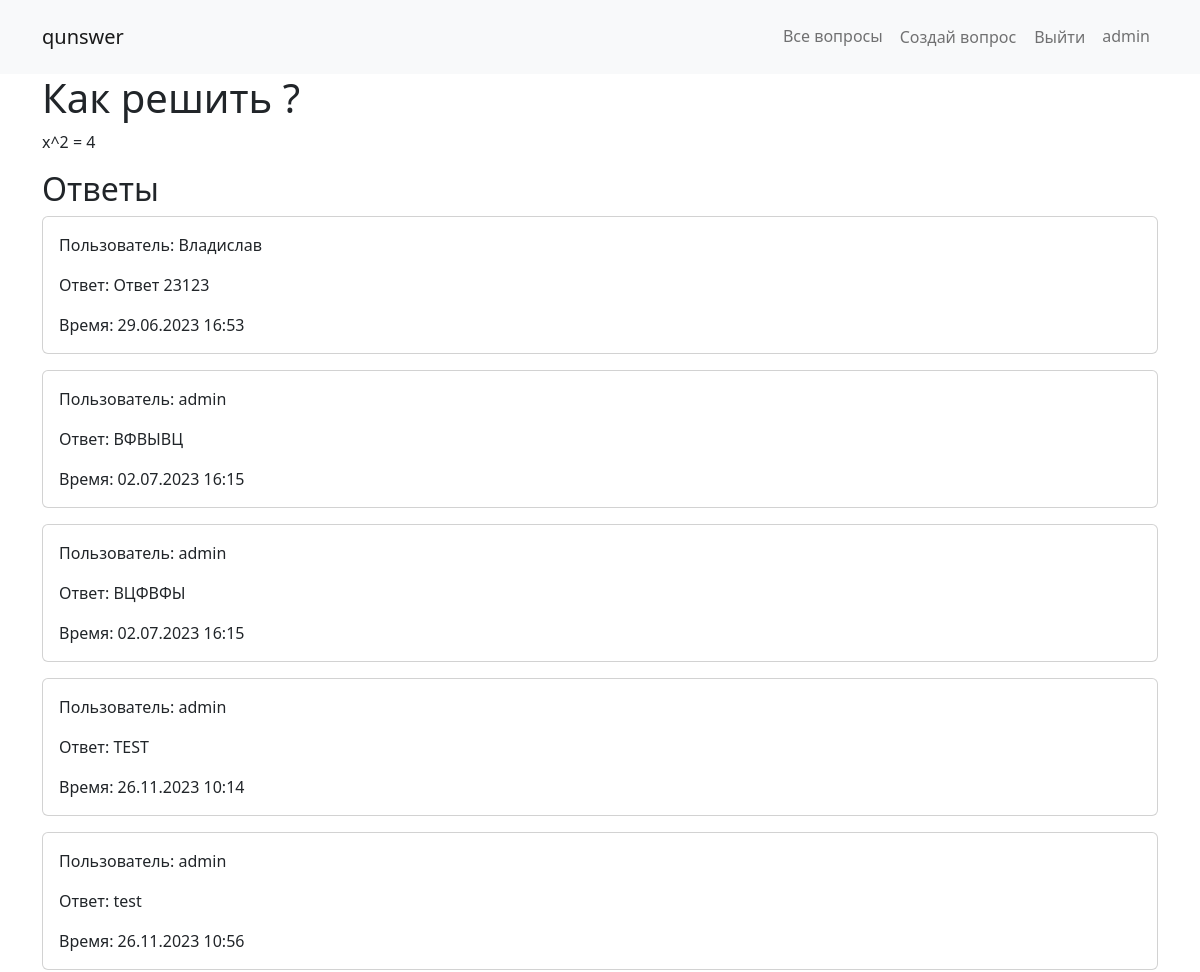
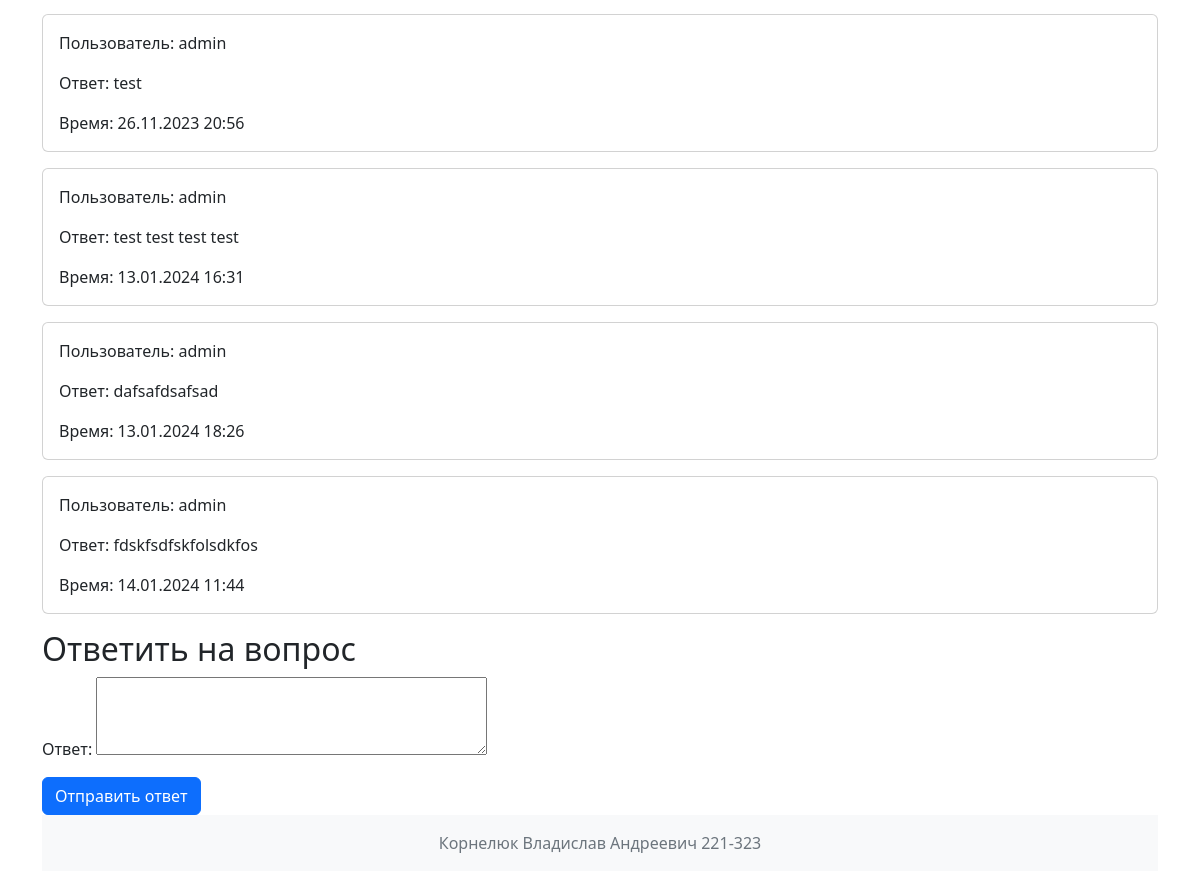
/qa/question/16/ (signed in), run on the app's committed database (2 pictures, top to bottom).
### qa_app/models.py (models this page shows, shortened)
class Question(models.Model):
    id = models.AutoField(primary_key=True)
    title = models.CharField(max_length=255, verbose_name='Заголовок')
    content = models.TextField(verbose_name='Содержание')
    author = models.ForeignKey(User, on_delete=models.PROTECT, related_name='questions', verbose_name='Автор')
    created_at = models.DateTimeField(auto_now_add=True, verbose_name='Создано')
    tags = models.ManyToManyField('Tag', related_name='questions', verbose_name='Тэги')
    answers = models.ManyToManyField('Answer', related_name='question_answers', verbose_name='Ответы')
    is_favorite = models.BooleanField(default=False)
    history = HistoricalRecords()
    class Meta:
        verbose_name_plural = 'Вопросы'

class Answer(models.Model):
    question = models.ForeignKey(Question, on_delete=models.CASCADE, related_name='answer_set', verbose_name='Вопрос')
    content = models.TextField()
    author = models.ForeignKey(User, on_delete=models.CASCADE, related_name='answer_authors', verbose_name='Автор')
    created_at = models.DateTimeField(auto_now_add=True, verbose_name='Создано')
    history = HistoricalRecords()
    class Meta:
        verbose_name_plural = 'Ответы'

### qa_app/views.py (the view, shortened to what this page needs)
# urls.py: path('question/<int:question_id>/', views.QuestionDetailView.as_view(), name='question_detail'),
class QuestionDetailView(View):
    def get(self, request, question_id):
        question = get_object_or_404(Question, pk=question_id)
        answers = question.answer_set.all()
        form = AnswerForm()
        context = {
            'question': question,
            'answers': answers,
            'form': form,
        }
        return render(request, 'question.html', context)

### qa_app/forms.py
class AnswerForm(forms.ModelForm):
    class Meta:
        model = Answer
        fields = ['content']
        labels = {'content': 'Ответ'}
        widgets = {
            'content': forms.Textarea(attrs={'rows': 3})
        }

### qa_app/templates/question.html (shortened to what this page needs)
{% extends 'head.html' %}
{% block content %}
    {% include 'header.html' %}
    <div class="container">
        <h1>{{ question.title }}</h1>
        <p>{{ question.content }}</p>
        <h2>Ответы</h2>
        {% if answers %}
            {% for answer in answers %}
                <div class="card mb-3">
                    <div class="card-body">
                        <p class="card-text">Пользователь: {{ answer.author.username }}</p>
                        <p class="card-text">Ответ: {{ answer.content }}</p>
                        <p class="card-text">Время: {{ answer.created_at|date:"d.m.Y H:i" }}</p>
                    </div>
                </div>
            {% endfor %}
        {% else %}
            <p>Пока нет ответов.</p>
        {% endif %}
        {% if user.is_authenticated %}
			<h2>Ответить на вопрос</h2>
			<form method="post" action="{% url 'question_detail' question_id=question.id %}">
				<div class="form-group">
					{{ form.as_p }}
				</div>
				<button type="submit" class="btn btn-primary">Отправить ответ</button>
			</form>
			{% else %}
				<p>Только авторизованные пользователи могут отвечать на вопросы.</p>
			{% endif %}
    {% include 'footer.html' %}
{% endblock %}

### qa_app/templates/header.html
{% extends 'head.html' %}
{% block content %}
<header class="header">
	<nav class="navbar navbar-expand-lg navbar-light bg-light p-3">
		<div class="collapse navbar-collapse container" id="navbarNav">
			<a class="navbar-brand" href="{% url 'main' %}">qunswer</a>
			<ul class="navbar-nav ml-auto">
				<li class="nav-item">
					<a class="nav-link" href="{% url 'questionList' %}">Все вопросы</a>
				</li>
				{% if user.is_authenticated %}
				<li class="nav-item">
					<a class="nav-link btn btn-link" href="{% url 'create_question' %}">Создай вопрос</a>
				</li>
				<li class="nav-item">
					<a class="nav-link btn btn-link" href="{% url 'logout' %}">Выйти</a>
				</li>
				<li class="nav-item">
					<a class="nav-link navbar-text" href="{% url 'profile' %}">{{ user.username }}</a>
				</li>
				{% else %}
				<li class="nav-item">
					<a class="nav-link" href="{% url 'login' %}">Войти</a>
				</li>
				{% endif %}
			</ul>
		</div>
	</nav>
</header>
{% endblock %}

### qa_app/templates/head.html (style rules this page uses)
body { display: flex; flex-direction: column; min-height: 100vh; }

### data on the page
Question: title "Как решить ?", content "x^2 = 4"
Answer: author.username "Владислав", content "Ответ 23123", created_at "29.06.2023 16:53"
Answer: author.username "admin", content "ВФВЫВЦ", created_at "02.07.2023 16:15"
Answer: author.username "admin", content "ВЦФВФЫ", created_at "02.07.2023 16:15"
Answer: author.username "admin", content "TEST", created_at "26.11.2023 10:14"
Answer: author.username "admin", content "test", created_at "26.11.2023 10:56"
Answer: author.username "admin", content "test", created_at "26.11.2023 20:56"
Answer: author.username "admin", content "test test test test", created_at "13.01.2024 16:31"
Answer: author.username "admin", content "dafsafdsafsad", created_at "13.01.2024 18:26"
Answer: author.username "admin", content "fdskfsdfskfolsdkfos", created_at "14.01.2024 11:44"

### other printed values
{{ user.username }} "admin"
